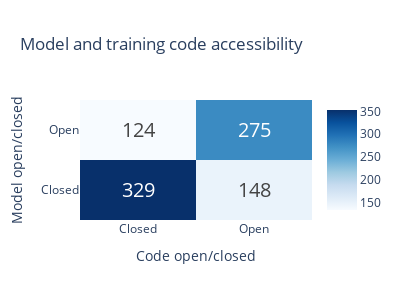

Here is the notebook cell this chart was saved with:
### Code cell
import plotly.graph_objects as go

# Data
z = [[329, 148],
     [124, 275]]

fig = go.Figure(data=go.Heatmap(
    z=model_code_counts.values,
    x=model_code_counts.columns,
    y=model_code_counts.index,
    hoverongaps = False,
    text=z,
    texttemplate="%{text}",
    textfont={"size":20},
    colorscale='Blues'
))

fig.update_layout(
    autosize=False,
    width=400,
    height=300,
    title='Model and training code accessibility',
    xaxis_title='Code open/closed',
    yaxis_title='Model open/closed'
)

save_plot(fig, results_dir, f'model_code_accessibility_heatmap')

fig.show()

### Figure 1 — Plotly figure (JSON) as saved in the notebook; plotly's stock layout.template omitted (floating-point values rounded to 4 significant figures)
{"data": [{"colorscale": [[0, "rgb(247,251,255)"], [0.125, "rgb(222,235,247)"], [0.25, "rgb(198,219,239)"], [0.375, "rgb(158,202,225)"], [0.5, "rgb(107,174,214)"], [0.625, "rgb(66,146,198)"], [0.75, "rgb(33,113,181)"], [0.875, "rgb(8,81,156)"], [1, "rgb(8,48,107)"]], "hoverongaps": false, "text": [[329, 148], [124, 275]], "textfont": {"size": 20}, "texttemplate": "%{text}", "type": "heatmap", "x": ["Closed", "Open"], "y": ["Closed", "Open"], "z": [[353, 148], [134, 277]]}], "layout": {"autosize": false, "height": 300, "title": {"text": "Model and training code accessibility"}, "width": 400, "xaxis": {"title": {"text": "Code open/closed"}}, "yaxis": {"title": {"text": "Model open/closed"}}}}
